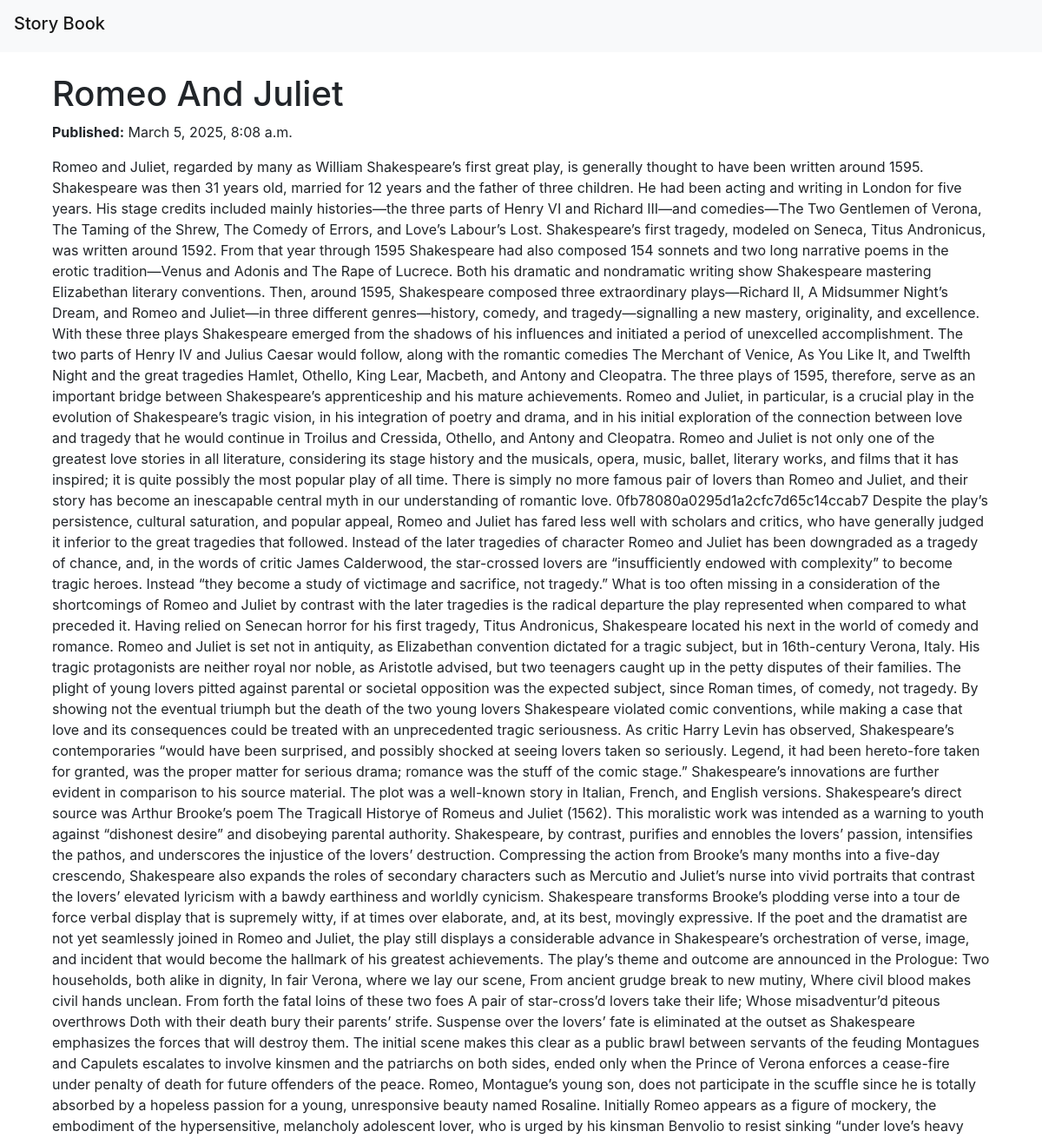
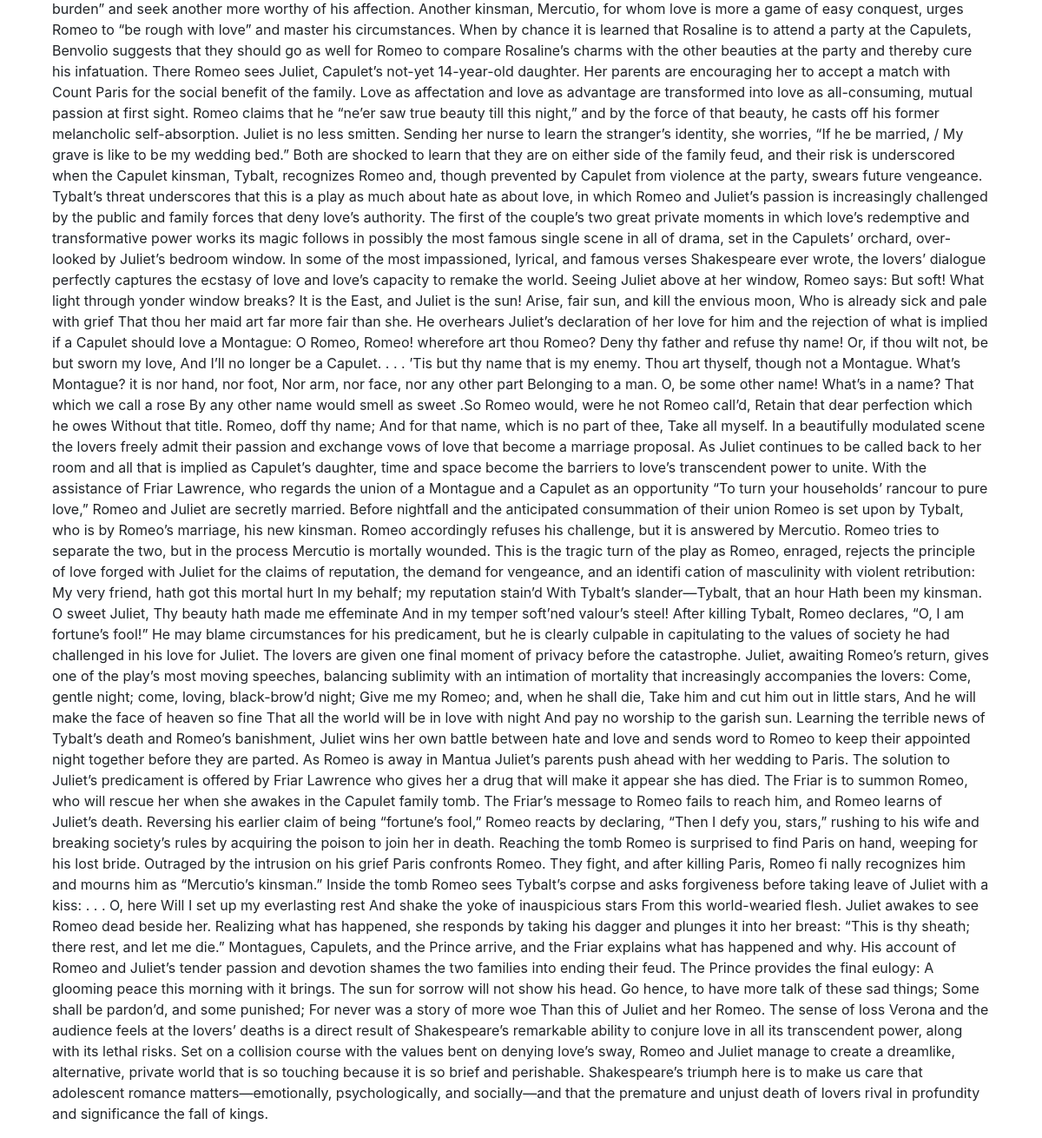
The page /story/2/ on the database its author committed (2 pictures, top to bottom).
### book/models.py (models this page shows, shortened)
class Story(models.Model):
    category = models.ForeignKey(Category, on_delete=models.CASCADE, related_name="stories")
    title = models.CharField(max_length=150)
    description = models.TextField(blank=True, null=True)
    body = models.TextField()
    published_at = models.DateTimeField(auto_now_add=True)
    class Meta:
        ordering = ('-published_at',)

### book/views.py (the view)
# urls.py: path('story/<int:id>/', views.story_detail, name='story_detail'),
def story_detail(request, id):
    story = get_object_or_404(Story, id=id)
    return render(request, 'book/story_detail.html', {'story': story})

### book/templates/book/story_detail.html (shortened to what this page needs)
{% extends 'base.html' %}
{% block body %}
<div class="container">
    <h1>{{ story.title }}</h1>
    <p><strong>Published:</strong> {{ story.published_at }}</p>
    <p>{{ story.body }}</p>
</div>
{% endblock %}

### rows shown on the page
Story: title "Romeo And Juliet", published_at "March 5, 2025, 8:08 a.m.", body "Romeo and Juliet, regarded by many as William Shakespeare’s first great play, is generally thought to have been written around 1595. Shakespeare was then 31 years old, married for 12 years and the father of three children. He had been acting and writing in London for five years. His stage credits included mainly histories—the three parts of Henry VI and Richard III—and comedies—The Two Gentlemen of Verona, The Taming of the Shrew, The Comedy of Errors, and Love’s Labour’s Lost. Shakespeare’s first tragedy, modeled on Seneca, Titus Andronicus, was written around 1592. From that year through 1595 Shakespeare had also composed 154 sonnets and two long narrative poems in the erotic…"
